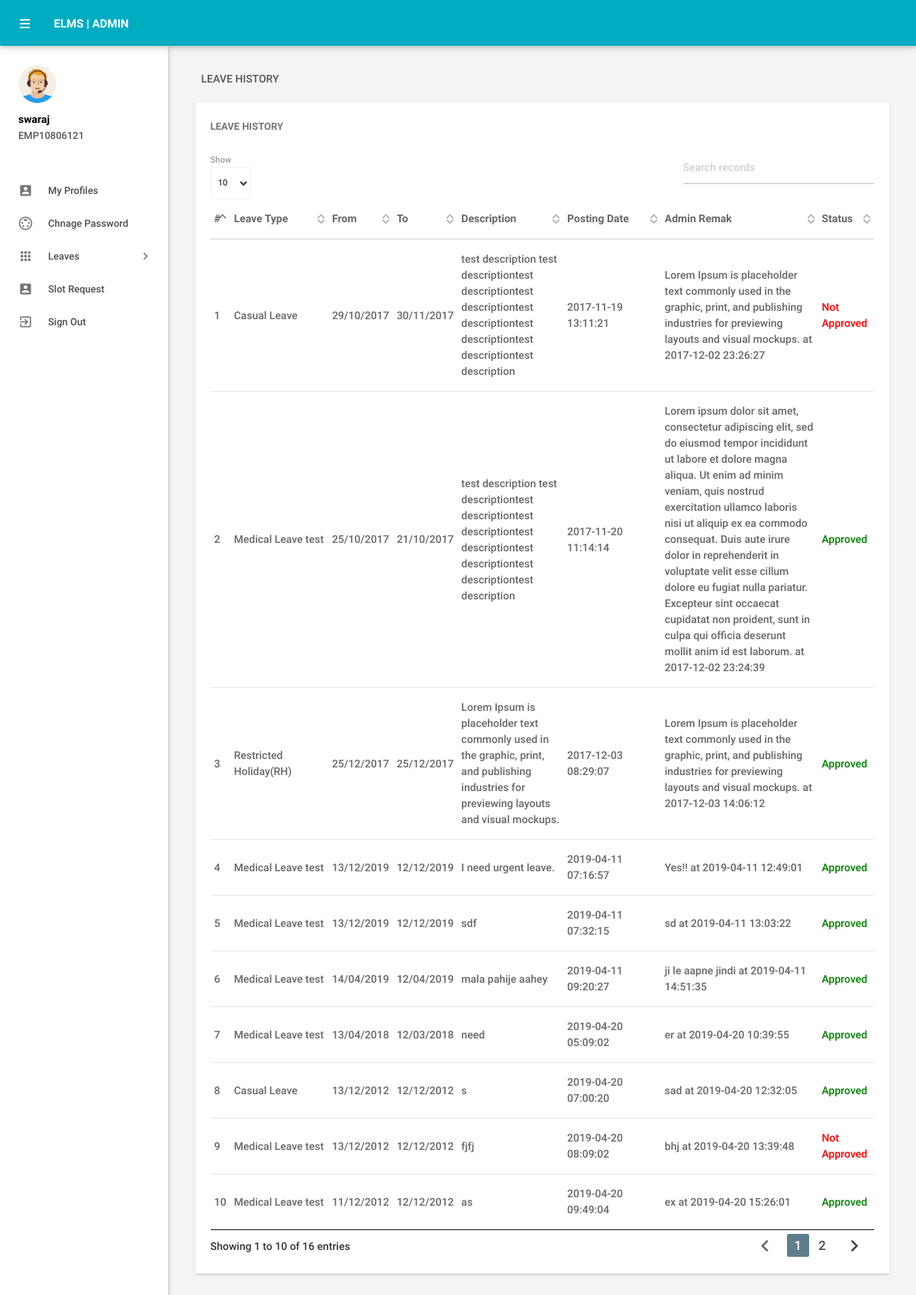
/leavehistory.php (signed in), run on the app's committed database.
### tables this page shows
CREATE TABLE `tblemployees` (
  `id` int(11) NOT NULL,
  `EmpId` varchar(100) NOT NULL,
  `FirstName` varchar(150) NOT NULL,
  `EmailId` varchar(200) NOT NULL,
  `Password` varchar(180) NOT NULL,
  `Gender` varchar(100) NOT NULL,
  `Dob` varchar(100) NOT NULL,
  `Department` varchar(255) NOT NULL,
  `Address` varchar(255) NOT NULL,
  `City` varchar(200) NOT NULL,
  `Country` varchar(150) NOT NULL,
  `Phonenumber` char(11) NOT NULL,
  `Status` int(1) NOT NULL,
  `RegDate` timestamp NOT NULL DEFAULT CURRENT_TIMESTAMP
);

CREATE TABLE `tblleaves` (
  `id` int(11) NOT NULL,
  `LeaveType` varchar(110) NOT NULL,
  `ToDate` varchar(120) NOT NULL,
  `FromDate` varchar(120) NOT NULL,
  `Description` mediumtext NOT NULL,
  `PostingDate` timestamp NOT NULL DEFAULT CURRENT_TIMESTAMP,
  `AdminRemark` mediumtext,
  `AdminRemarkDate` varchar(120) DEFAULT NULL,
  `Status` int(1) NOT NULL,
  `IsRead` int(1) NOT NULL,
  `empid` int(11) DEFAULT NULL,
  `l1` varchar(400) NOT NULL,
  `l11` varchar(400) NOT NULL DEFAULT 'Pending',
  `l2` varchar(400) NOT NULL,
  `l22` varchar(400) NOT NULL DEFAULT 'Pending',
  `l3` varchar(400) NOT NULL,
  `l33` varchar(400) NOT NULL DEFAULT 'Pending',
  `l4` varchar(400) NOT NULL,
  `l44` varchar(400) NOT NULL DEFAULT 'Pending',
  `l5` varchar(400) NOT NULL,
  `l55` varchar(400) NOT NULL DEFAULT 'Pending',
  `l6` varchar(400) NOT NULL,
  `l66` varchar(400) NOT NULL DEFAULT 'Pending',
  `l7` varchar(400) NOT NULL,
  `l77` varchar(400) NOT NULL DEFAULT 'Pending'
);

### leavehistory.php (the view, shortened to what this page needs)
<?php
include('includes/config.php');
if(strlen($_SESSION['emplogin'])==0)
    {
header('location:index.php');
}
else{
 ?>
<!DOCTYPE html>
<html lang="en">
    <head>
        <link type="text/css" rel="stylesheet" href="assets/plugins/materialize/css/materialize.min.css"/>
        <link href="assets/plugins/material-preloader/css/materialPreloader.min.css" rel="stylesheet">
        <link href="assets/plugins/datatables/css/jquery.dataTables.min.css" rel="stylesheet">
        <link href="assets/css/alpha.min.css" rel="stylesheet" type="text/css"/>
        <link href="assets/css/custom.css" rel="stylesheet" type="text/css"/>
    </head>
    <body>
       <?php include('includes/header.php');?>
       <?php include('includes/sidebar.php');?>
            <main class="mn-inner">
                <div class="row">
                    <div class="col s12">
                        <div class="page-title">Leave History</div>
                    </div>
                    <div class="col s12 m12 l12">
                        <div class="card">
                            <div class="card-content">
                                <span class="card-title">Leave History</span>
                                <table id="example" class="display responsive-table ">
                                    <thead>
                                        <tr>
                                            <th>#</th>
                                            <th width="120">Leave Type</th>
                                            <th>From</th>
                                            <th>To</th>
                                             <th>Description</th>
                                             <th width="120">Posting Date</th>
                                            <th width="200">Admin Remak</th>
                                            <th>Status</th>
                                        </tr>
                                    </thead>
                                    <tbody>
<?php
$eid=$_SESSION['eid'];
$sql = "SELECT LeaveType,ToDate,FromDate,Description,PostingDate,AdminRemarkDate,AdminRemark,Status from tblleaves where empid=:eid";
$query = $dbh -> prepare($sql);
$query->bindParam(':eid',$eid,PDO::PARAM_STR);
$query->execute();
$results=$query->fetchAll(PDO::FETCH_OBJ);
$cnt=1;
if($query->rowCount() > 0)
{
foreach($results as $result)
{               ?>
                                        <tr>
                                            <td> <?php echo htmlentities($cnt);?></td>
                                            <td><?php echo htmlentities($result->LeaveType);?></td>
                                            <td><?php echo htmlentities($result->FromDate);?></td>
                                            <td><?php echo htmlentities($result->ToDate);?></td>
                                           <td><?php echo htmlentities($result->Description);?></td>
                                            <td><?php echo htmlentities($result->PostingDate);?></td>
                                            <td><?php if($result->AdminRemark=="")
                                            {
echo htmlentities('waiting for approval');
                                            } else
{
 echo htmlentities(($result->AdminRemark)." "."at"." ".$result->AdminRemarkDate);
}
                                            ?></td>
                                                                                 <td><?php $stats=$result->Status;
if($stats==1){
                                             ?>
                                                 <span style="color: green">Approved</span>
                                                 <?php } if($stats==2)  { ?>
                                                <span style="color: red">Not Approved</span>
                                                 <?php } if($stats==0)  { ?>
 <span style="color: blue">waiting for approval</span>
 <?php } ?>
                                             </td>
                                        </tr>
                                         <?php $cnt++;} }?>
                                    </tbody>
                                </table>
                            </div>
                        </div>
                    </div>
                </div>
            </main>
        </div>
        <div class="left-sidebar-hover"></div>
    </body>
</html>
<?php } ?>

### includes/header.php (shortened to what this page needs)
<link href="../assets/css/materialdesign.css" rel="stylesheet">  <div class="loader-bg"></div>
  <div class="mn-content fixed-sidebar">
      <header class="mn-header navbar-fixed">
          <nav class="cyan darken-1">
              <div class="nav-wrapper row">
                  <section class="material-design-hamburger navigation-toggle">
                      <a href="#" data-activates="slide-out" class="button-collapse show-on-large material-design-hamburger__icon">
                          <span class="material-design-hamburger__layer"></span>
                      </a>
                  </section>
                  <div class="header-title col s3">
                      <span class="chapter-title">ELMS | Admin</span>
                  </div>
              </div>
          </nav>
      </header>

### includes/sidebar.php (shortened to what this page needs)
     <aside id="slide-out" class="side-nav white fixed">
                <div class="side-nav-wrapper">
                    <div class="sidebar-profile">
                        <div class="sidebar-profile-image">
                            <img src="assets/images/profile-image.png" class="circle" alt="">
                        </div>
                        <div class="sidebar-profile-info">
                    <?php
$eid=$_SESSION['eid'];
$sql = "SELECT FirstName,EmpId from  tblemployees where id=:eid";
$query = $dbh -> prepare($sql);
$query->bindParam(':eid',$eid,PDO::PARAM_STR);
$query->execute();
$results=$query->fetchAll(PDO::FETCH_OBJ);
if($query->rowCount() > 0)
{
foreach($results as $result)
{               ?>
                                <p><?php echo htmlentities($result->FirstName);?> </p>
                                <span><?php echo htmlentities($result->EmpId)?></span>
                         <?php }} ?>
                        </div>
                    </div>
                <ul class="sidebar-menu collapsible collapsible-accordion" data-collapsible="accordion">
  <li class="no-padding"><a class="waves-effect waves-grey" href="myprofile.php"><i class="material-icons">account_box</i>My Profiles</a></li>
  <li class="no-padding"><a class="waves-effect waves-grey" href="emp-changepassword.php"><i class="material-icons">settings_input_svideo</i>Chnage Password</a></li>
                    <li class="no-padding">
                        <a class="collapsible-header waves-effect waves-grey"><i class="material-icons">apps</i>Leaves<i class="nav-drop-icon material-icons">keyboard_arrow_right</i></a>
                    </li>
          <li class="no-padding"><a class="waves-effect waves-grey" href="slots.php"><i class="material-icons">account_box</i>Slot Request</a></li>
                  <li class="no-padding">
                                <a class="waves-effect waves-grey" href="logout.php"><i class="material-icons">exit_to_app</i>Sign Out</a>
                            </li>
                </ul>
                </div>
            </aside>

### assets/css/materialdesign.css (style rules this page uses)
.material-icons { font-family: 'Material Icons'; font-weight: normal; font-style: normal; font-size: 24px; line-height: 1; letter-spacing: normal; text-transform: none; display: inline-block; white-space: nowrap; word-wrap: normal; direction: ltr; -webkit-font-feature-settings: 'liga'; -webkit-font-smoothing: antialiased; }

### data on the page
tblemployees: FirstName "swaraj", EmpId "EMP10806121"
tblleaves: LeaveType "Casual Leave", FromDate "29/10/2017", ToDate "30/11/2017", Description "test description test descriptiontest descriptiontest descriptiontest descriptiontest descriptiontest descriptiontest description", PostingDate "2017-11-19 13:11:21", AdminRemark+AdminRemarkDate "Lorem Ipsum is placeholder text commonly used in the graphic, print, and publishing industries for previewing layouts and visual mockups. at 2017-12-02 23:26:27", Status "Not Approved"
tblleaves: LeaveType "Medical Leave test", FromDate "25/10/2017", ToDate "21/10/2017", Description "test description test descriptiontest descriptiontest descriptiontest descriptiontest descriptiontest descriptiontest description", PostingDate "2017-11-20 11:14:14", AdminRemark+AdminRemarkDate "Lorem ipsum dolor sit amet, consectetur adipiscing elit, sed do eiusmod tempor incididunt ut labore et dolore magna aliqua. Ut enim ad minim veniam, quis nostrud exercitation ullamco laboris nisi ut aliquip ex ea commodo consequat. Duis aute irure dolor in reprehenderit in voluptate velit esse cillum dolore eu fugiat nulla pariatur. Excepteur sint occaecat cupidatat non proident, sunt in culpa qui officia deserunt mollit anim id est laborum. at 2017-12-02 23:24:39", Status "Approved"
tblleaves: LeaveType "Restricted Holiday(RH)", FromDate "25/12/2017", ToDate "25/12/2017", Description "Lorem Ipsum is placeholder text commonly used in the graphic, print, and publishing industries for previewing layouts and visual mockups.", PostingDate "2017-12-03 08:29:07", AdminRemark+AdminRemarkDate "Lorem Ipsum is placeholder text commonly used in the graphic, print, and publishing industries for previewing layouts and visual mockups. at 2017-12-03 14:06:12", Status "Approved"
tblleaves: LeaveType "Medical Leave test", FromDate "13/12/2019", ToDate "12/12/2019", Description "I need urgent leave.", PostingDate "2019-04-11 07:16:57", AdminRemark+AdminRemarkDate "Yes!! at 2019-04-11 12:49:01", Status "Approved"
tblleaves: LeaveType "Medical Leave test", FromDate "13/12/2019", ToDate "12/12/2019", Description "sdf", PostingDate "2019-04-11 07:32:15", AdminRemark+AdminRemarkDate "sd at 2019-04-11 13:03:22", Status "Approved"
tblleaves: LeaveType "Medical Leave test", FromDate "14/04/2019", ToDate "12/04/2019", Description "mala pahije aahey", PostingDate "2019-04-11 09:20:27", AdminRemark+AdminRemarkDate "ji le aapne jindi at 2019-04-11 14:51:35", Status "Approved"
tblleaves: LeaveType "Medical Leave test", FromDate "13/04/2018", ToDate "12/03/2018", Description "need", PostingDate "2019-04-20 05:09:02", AdminRemark+AdminRemarkDate "er at 2019-04-20 10:39:55", Status "Approved"
tblleaves: LeaveType "Casual Leave", FromDate "13/12/2012", ToDate "12/12/2012", Description "s", PostingDate "2019-04-20 07:00:20", AdminRemark+AdminRemarkDate "sad at 2019-04-20 12:32:05", Status "Approved"
tblleaves: LeaveType "Medical Leave test", FromDate "13/12/2012", ToDate "12/12/2012", Description "fjfj", PostingDate "2019-04-20 08:09:02", AdminRemark+AdminRemarkDate "bhj at 2019-04-20 13:39:48", Status "Not Approved"
tblleaves: LeaveType "Medical Leave test", FromDate "11/12/2012", ToDate "12/12/2012", Description "as", PostingDate "2019-04-20 09:49:04", AdminRemark+AdminRemarkDate "ex at 2019-04-20 15:26:01", Status "Approved"
